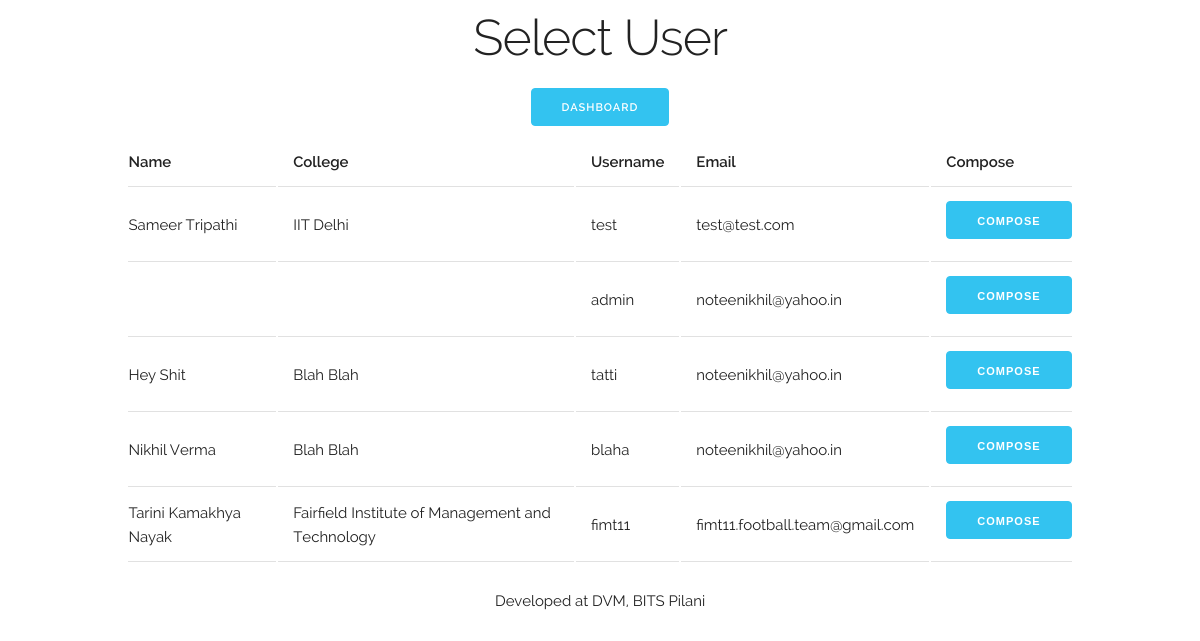
The page /pcradmin/email/select/ (signed in) on the database its author committed.
### registration/models.py (models this page shows)
class UserProfile(models.Model):
    firstname = models.CharField('First Name', max_length=200)
    lastname = models.CharField('Last Name', max_length=200)
    college = models.CharField(max_length=200)
    city = models.CharField(max_length=200)
    state = models.CharField(max_length=100)
    phone = models.BigIntegerField()
    email_id = models.EmailField()
    user = models.ForeignKey(User, unique=True)
    default_limits = models.BooleanField(default=True)
    barcode = models.CharField(max_length=100,null=True,blank=True)
    def __unicode__(self):
        return str(self.firstname)+' '+str(self.lastname)
    class Meta:
        verbose_name_plural = "User Profiles"

### pcradmin/views.py (the view)
@staff_member_required
def email_select(request):
	users = User.objects.all()
	return render(request, 'pcradmin/email_select.html', {'users' : users})

### pcradmin/templates/pcradmin/email_select.html (shortened to what this page needs)
{% extends "pcradmin/base.html" %}
{% block body %}
<div class="container">
    <div class="row">
        <div class="twelve columns textcenter">
            <h1>Select User</h1>
            <a href="{% url 'pcradmin:dashboard' %}" class="button button-primary">Dashboard</a>
            <form action = "../compose/" method= "POST">
            <table class= "u-full-width">
                <thead>
                    <tr>
                        <th>Name</th>
                        <th>College</th>
                        <th>Username</th>
                        <th>Email</th>
                        <th>Compose</th>
                    </tr>
                </thead>
                <tbody>
                {% for p in users %}
                <tr>
                    <td>{% for u in p.userprofile_set.all %}{{u}}{% endfor %}</td>
                    <td>{% for u in p.userprofile_set.all %}{{u.college}}{% endfor %}</td>
                    <td>{{p.username}} </td>
                    <td>{{p.email}}</td>
                    <td> <button class="button-primary" type= 'submit' name='email' value = {{p.email}} > Compose </button> </td>
                </tr>
                {% endfor %}
                </tbody>
        </table>
        </form>
        </div>
    </div>
</div>
{% endblock body %}

### pcradmin/static/pcradmin/css/skeleton.css (style rules this page uses)
.textcenter { text-align: center; }
.container { position: relative; width: 100%; max-width: 960px; margin: 0 auto; padding: 0 20px; box-sizing: border-box; }
.column, .columns { width: 100%; float: left; box-sizing: border-box; }
@media (min-width: 400px) { .container { width: 85%; padding: 0; } }
@media (min-width: 550px) { .container { width: 80%; } }
@media (min-width: 550px) { .column, .columns { margin-left: 4%; } }
@media (min-width: 550px) { .column:first-child, .columns:first-child { margin-left: 0; } }
@media (min-width: 550px) { .twelve.columns { width: 100%; margin-left: 0; } }
html { font-size: 62.5%; }
body { font-size: 1.5em; line-height: 1.6; font-weight: 400; font-family: "Raleway", "HelveticaNeue", "Helvetica Neue", Helvetica, Arial, sans-serif; color: #222; }
h1, h2, h3, h4, h5, h6 { margin-top: 0; margin-bottom: 2rem; font-weight: 300; }
h1 { font-size: 4.0rem; line-height: 1.2; letter-spacing: -.1rem; }
@media (min-width: 550px) { h1 { font-size: 5.0rem; } }
a { color: #1EAEDB; }
.button, button, input[type="submit"], input[type="reset"], input[type="button"] { display: inline-block; height: 38px; padding: 0 30px; color: #555; text-align: center; font-size: 11px; font-weight: 600; line-height: 38px; letter-spacing: .1rem; text-transform: uppercase; text-decoration: none; white-space: nowrap; background-color: transparent; border-radius: 4px; border: 1px solid #bbb; cursor: pointer; box-sizing: border-box; }
.button.button-primary, button.button-primary, input[type="submit"].button-primary, input[type="reset"].button-primary, input[type="button"].button-primary { color: #FFF; background-color: #33C3F0; border-color: #33C3F0; }
th, td { padding: 12px 15px; text-align: left; border-bottom: 1px solid #E1E1E1; }
th:first-child, td:first-child { padding-left: 0; }
th:last-child, td:last-child { padding-right: 0; }
button, .button { margin-bottom: 1rem; }
pre, blockquote, dl, figure, table, p, ul, ol, form { margin-bottom: 2.5rem; }
.u-full-width { width: 100%; box-sizing: border-box; }
.container:after, .row:after, .u-cf { content: ""; display: table; clear: both; }

### rows shown on the page
UserProfile: firstname+lastname "Sameer Tripathi", college "IIT Delhi"
UserProfile: firstname+lastname "Hey Shit", college "Blah Blah"
UserProfile: firstname+lastname "Nikhil Verma", college "Blah Blah"
UserProfile: firstname+lastname "Tarini Kamakhya Nayak", college "Fairfield Institute of Management and Technology"

### other values the page prints
{{ p.username }} "test"
{{ p.email }} "test@test.com"
{{ p.username }} "admin"
{{ p.email }} "noteenikhil@yahoo.in"
{{ p.username }} "tatti"
{{ p.username }} "blaha"
{{ p.username }} "fimt11"
{{ p.email }} "fimt11.football.team@gmail.com"
